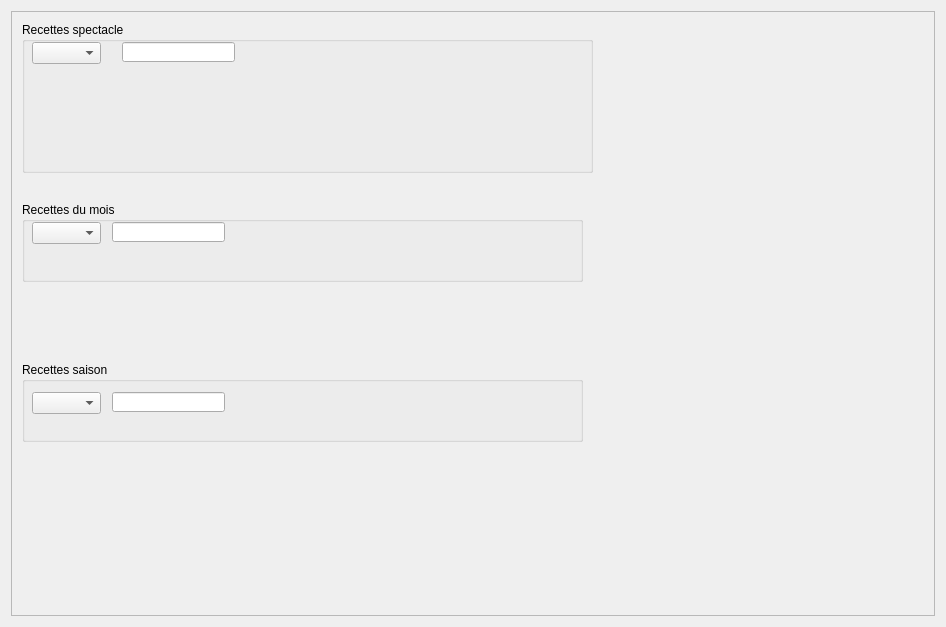
<?xml version="1.0" encoding="UTF-8"?>
<ui version="4.0">
 <class>Recttes</class>
 <widget class="QDialog" name="Recttes">
  <property name="geometry">
   <rect>
    <x>0</x>
    <y>0</y>
    <width>946</width>
    <height>627</height>
   </rect>
  </property>
  <property name="windowTitle">
   <string>Dialog</string>
  </property>
  <layout class="QVBoxLayout" name="verticalLayout">
   <item>
    <widget class="QScrollArea" name="scrollArea">
     <property name="widgetResizable">
      <bool>true</bool>
     </property>
     <widget class="QWidget" name="scrollAreaWidgetContents">
      <property name="geometry">
       <rect>
        <x>0</x>
        <y>0</y>
        <width>926</width>
        <height>607</height>
       </rect>
      </property>
      <widget class="QGroupBox" name="groupBox">
       <property name="geometry">
        <rect>
         <x>10</x>
         <y>10</y>
         <width>571</width>
         <height>151</height>
        </rect>
       </property>
       <property name="title">
        <string>Recettes spectacle</string>
       </property>
       <widget class="QComboBox" name="rCBoxSpectacle">
        <property name="geometry">
         <rect>
          <x>10</x>
          <y>20</y>
          <width>69</width>
          <height>22</height>
         </rect>
        </property>
       </widget>
       <widget class="QLineEdit" name="rTxtSpectacle">
        <property name="geometry">
         <rect>
          <x>100</x>
          <y>20</y>
          <width>113</width>
          <height>20</height>
         </rect>
        </property>
       </widget>
      </widget>
      <widget class="QGroupBox" name="groupBox_2">
       <property name="geometry">
        <rect>
         <x>10</x>
         <y>350</y>
         <width>561</width>
         <height>80</height>
        </rect>
       </property>
       <property name="title">
        <string>Recettes saison</string>
       </property>
       <widget class="QComboBox" name="rCBoxSaison">
        <property name="geometry">
         <rect>
          <x>10</x>
          <y>30</y>
          <width>69</width>
          <height>22</height>
         </rect>
        </property>
       </widget>
       <widget class="QLineEdit" name="rTxtSaison">
        <property name="geometry">
         <rect>
          <x>90</x>
          <y>30</y>
          <width>113</width>
          <height>20</height>
         </rect>
        </property>
       </widget>
      </widget>
      <widget class="QGroupBox" name="groupBox_3">
       <property name="geometry">
        <rect>
         <x>10</x>
         <y>190</y>
         <width>561</width>
         <height>80</height>
        </rect>
       </property>
       <property name="title">
        <string>Recettes du mois</string>
       </property>
       <widget class="QComboBox" name="rCBoxMois">
        <property name="geometry">
         <rect>
          <x>10</x>
          <y>20</y>
          <width>69</width>
          <height>22</height>
         </rect>
        </property>
       </widget>
       <widget class="QLineEdit" name="rTxtMois">
        <property name="geometry">
         <rect>
          <x>90</x>
          <y>20</y>
          <width>113</width>
          <height>20</height>
         </rect>
        </property>
       </widget>
      </widget>
     </widget>
    </widget>
   </item>
  </layout>
 </widget>
 <resources/>
 <connections/>
</ui>
